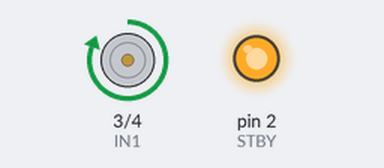
Simulated run of this sketch. Board: Arduino Uno, built with avr-gcc and run on an emulated ATmega328P. Shown: motor-driver pin pairs drawn as motors (green arrow = first pin HIGH = forward, orange = second pin HIGH = backward, longer = more drive, scaled by the enable pin, stopped while the standby pin is LOW), output pins drawn as LEDs (lit = HIGH). What the sketch prints to the serial monitor is not drawn.

Above: at 0.1 s.
At 1.1 s:
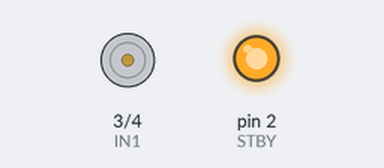
Timing chart, 0 to 2.6 s (numbered marks = the images above):
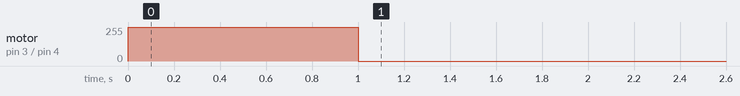

The sketch:

calculate_gearRatio.ino
```cpp
#include <Arduino.h>

const int IN1  = 3;
const int IN2  = 4;
const int PWM  = 5;
const int STBY = 2;

const int ENC_A = 6;         // 蓝
const int ENC_B = 7;         // 白
const int ENC_PPR = 3;

volatile long encCount = 0;   //编码器脉冲记数
void ISR_encA() {
  encCount += digitalRead(ENC_B) ? -1 : +1;  //根据B相电平判断方向：高电平-反转-计数+1；低电平-正转-计数-1
}

void setup() {
  Serial.begin(115200);

  pinMode(IN1, OUTPUT);
  pinMode(IN2, OUTPUT);
  pinMode(PWM, OUTPUT);
  pinMode(STBY, OUTPUT);
  digitalWrite(STBY, HIGH);       // 退出休眠

  pinMode(ENC_A, INPUT_PULLUP);
  pinMode(ENC_B, INPUT_PULLUP);
  attachInterrupt(digitalPinToInterrupt(ENC_A), ISR_encA, RISING); //A相上升，中断

  /* 全速正转 */
  digitalWrite(IN1, HIGH);
  digitalWrite(IN2, LOW);
  analogWrite(PWM, 255); //全速旋转

  Serial.println(F("Spinning for 10 s …"));
  delay(1000); //持续10S

  /* 刹车 */
  analogWrite(PWM, 0); //关闭PWM
  digitalWrite(IN1, LOW); //两引脚降低，停止旋转
  digitalWrite(IN2, LOW);

  Serial.print(F("Pulse total = ")); Serial.println(encCount); //打印总脉冲数
}

void loop() {}
```
